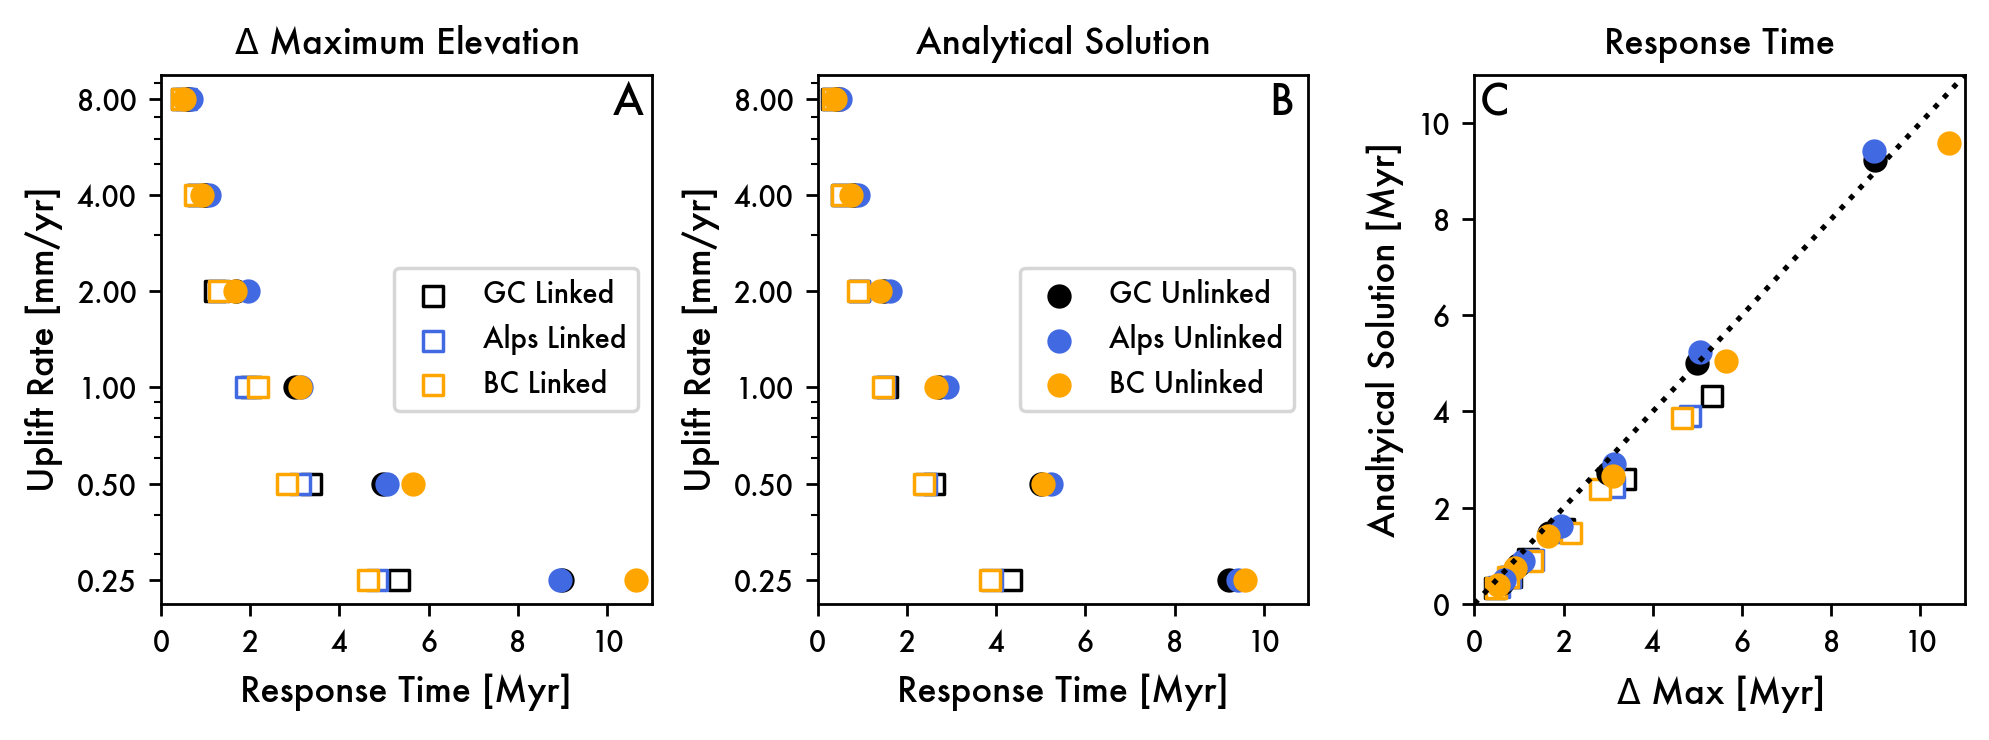

Generate this figure with Python:
#!/usr/bin/env python3
# -*- coding: utf-8 -*-
"""
Created on Sun Jan  8 13:42:31 2023

@author: aforte
"""

import sys
sys.path.insert(0,'/Users/aforte/Documents/GitHub/snowmelt_orography')
import stimpy as st
import os
import matplotlib.ticker
import matplotlib.pyplot as plt
import numpy as np
import pandas as pd
from cmcrameri import cm
from matplotlib import colors
from scipy.stats import linregress

def response_time(K,n,m,ka,h,xc,L,Ui,fU):
    # Determine beta
    hmn=(h*m)/n 
    if hmn==1:
        bta = (ka**(-m/n)) * np.log(L/xc)
    else:
        term1=ka**(-m/n)
        term2=(1-hmn)**-1
        term3=L**(1-hmn)
        term4=xc**(1-hmn)
        bta = term1 * term2 * (term3 - term4)
    # Calculate response time
    term1=K**(-1/n)
    term2=Ui**(1/n-1)
    term3=(fU**(1/n)-1)
    term4=(fU-1)**-1
    TU = bta * term1 * term2 * term3 * term4
    return TU


def response_time2(K,n,m,ka,h,xc,L,Uf,ksn0):
    Ui=ksn0**n * K
    fU=Uf/Ui
    # Determine beta
    hmn=(h*m)/n 
    if hmn==1:
        bta = (ka**(-m/n)) * np.log(L/xc)
    else:
        term1=ka**(-m/n)
        term2=(1-hmn)**-1
        term3=L**(1-hmn)
        term4=xc**(1-hmn)
        bta = term1 * term2 * (term3 - term4)
    # Calculate response time
    term1=K**(-1/n)
    term2=Ui**(1/n-1)
    term3=(fU**(1/n)-1)
    term4=(fU-1)**-1
    TU = bta * term1 * term2 * term3 * term4
    return TU

master_location='/Volumes/Choruh/Data/snowmelt_project/model_outputs/'

model_list1U=['gc025u','gc05u','gc1u','gc2u','gc4u','gc8u']
model_list1L=['gc025l','gc05l','gc1l','gc2l','gc4l','gc8l']

model_list2U=['a025u','a05u','a1u','a2u','a4u','a8u']
model_list2L=['a025l','a05l','a1l','a2l','a4l','a8l']

model_list3U=['bc025u','bc05u','bc1u','bc2u','bc4u','bc8u']
model_list3L=['bc025l','bc05l','bc1l','bc2l','bc4l','bc8l']


# Set thresholds for determining empirical steady-state
mx_thresh=0.1
mn_thresh=0.005
# Set colors
gc_col='black'
alps_col='royalblue'
bc_col='orange'

# Set contsants for analytical steady-state
# Generate stream  instance
sObj=st.Stream(50000,25,dx=100,bin_size=2000)
x=sObj.length-sObj.x
A=sObj.A - sObj.Ac
[slp,yint,r,p,se]=linregress(np.log10(x[0:-1]),np.log10(A[0:-1]))
h=slp
ka=10**yint
xc=(sObj.Ac/ka)**(1/h)
L=50000 + xc # Accounts for both the length of the channel and the hypothetical hillslope
# Read in fits
fit_df=pd.read_csv('ksn_e_fit.csv')
# Convert C and phi to K and n
K=fit_df['K'].to_numpy()
n=fit_df['n'].to_numpy()
m=n*0.5


ksn0=25

# Greater Caucasus
ts1U=[]
dmxz1U=[]
dmnz1U=[]
mxdz1U=[]
u1U=[]
ss_mxz1U=[]
ss_mnz1U=[]
ss_A1U=[]
idx=fit_df['Group']=='GC Unlinked'
K=fit_df.loc[idx,'K'].to_numpy()
n=fit_df.loc[idx,'n'].to_numpy()
for i in range(len(model_list1U)):
    mObj=st.Stim1D(os.path.join(master_location,model_list1U[i]))
    [ts,u,dmxz,dmnz,mxdz]=mObj.calculate_ss()
    mxix=np.nonzero(dmxz<mx_thresh)[0][:1][0]
    mnix=np.nonzero(dmnz<mn_thresh)[0][:1][0]
    ss_mxz1U.append(ts[mxix])
    ss_mnz1U.append(ts[mnix])
    ts1U.append(ts)
    dmxz1U.append(dmxz)
    dmnz1U.append(dmnz)
    mxdz1U.append(mxdz)
    u1U.append(u)
    TU=response_time2(K,n,n/2,ka,h,xc,L,u,ksn0)/1e6
    ss_A1U.append(TU)
    
ts1L=[]
dmxz1L=[]
dmnz1L=[]
mxdz1L=[]
u1L=[]
ss_mxz1L=[]
ss_mnz1L=[]
ss_A1L=[]
idx=fit_df['Group']=='GC Linked'
K=fit_df.loc[idx,'K'].to_numpy()
n=fit_df.loc[idx,'n'].to_numpy()
for i in range(len(model_list1L)):
    mObj=st.Stim1D(os.path.join(master_location,model_list1L[i]))
    [ts,u,dmxz,dmnz,mxdz]=mObj.calculate_ss()
    mxix=np.nonzero(dmxz<mx_thresh)[0][:1][0]
    mnix=np.nonzero(dmnz<mn_thresh)[0][:1][0]
    ss_mxz1L.append(ts[mxix])
    ss_mnz1L.append(ts[mnix])
    ts1L.append(ts)
    dmxz1L.append(dmxz)
    dmnz1L.append(dmnz)
    mxdz1L.append(mxdz)
    u1L.append(u)
    TU=response_time2(K,n,n/2,ka,h,xc,L,u,ksn0)/1e6
    ss_A1L.append(TU)
    
# Alps
ts2U=[]
dmxz2U=[]
dmnz2U=[]
mxdz2U=[]
u2U=[]
ss_mxz2U=[]
ss_mnz2U=[]
ss_A2U=[]
idx=fit_df['Group']=='Alps Unlinked'
K=fit_df.loc[idx,'K'].to_numpy()
n=fit_df.loc[idx,'n'].to_numpy()
for i in range(len(model_list2U)):
    mObj=st.Stim1D(os.path.join(master_location,model_list2U[i]))
    [ts,u,dmxz,dmnz,mxdz]=mObj.calculate_ss()
    mxix=np.nonzero(dmxz<mx_thresh)[0][:1][0]
    mnix=np.nonzero(dmnz<mn_thresh)[0][:1][0]
    ss_mxz2U.append(ts[mxix])
    ss_mnz2U.append(ts[mnix])
    ts2U.append(ts)
    dmxz2U.append(dmxz)
    dmnz2U.append(dmnz)
    mxdz2U.append(mxdz)
    u2U.append(u)
    TU=response_time2(K,n,n/2,ka,h,xc,L,u,ksn0)/1e6
    ss_A2U.append(TU)
    
ts2L=[]
dmxz2L=[]
dmnz2L=[]
mxdz2L=[]
u2L=[]
ss_mxz2L=[]
ss_mnz2L=[]
ss_A2L=[]
idx=fit_df['Group']=='Alps Linked'
K=fit_df.loc[idx,'K'].to_numpy()
n=fit_df.loc[idx,'n'].to_numpy()
for i in range(len(model_list2L)):
    mObj=st.Stim1D(os.path.join(master_location,model_list2L[i]))
    [ts,u,dmxz,dmnz,mxdz]=mObj.calculate_ss()
    mxix=np.nonzero(dmxz<mx_thresh)[0][:1][0]
    mnix=np.nonzero(dmnz<mn_thresh)[0][:1][0]
    ss_mxz2L.append(ts[mxix])
    ss_mnz2L.append(ts[mnix])
    ts2L.append(ts)
    dmxz2L.append(dmxz)
    dmnz2L.append(dmnz)
    mxdz2L.append(mxdz)
    u2L.append(u)
    TU=response_time2(K,n,n/2,ka,h,xc,L,u,ksn0)/1e6
    ss_A2L.append(TU)

# BC
ts3U=[]
dmxz3U=[]
dmnz3U=[]
mxdz3U=[]
u3U=[]
ss_mxz3U=[]
ss_mnz3U=[]
ss_A3U=[]
idx=fit_df['Group']=='BC Unlinked'
K=fit_df.loc[idx,'K'].to_numpy()
n=fit_df.loc[idx,'n'].to_numpy()
for i in range(len(model_list3U)):
    mObj=st.Stim1D(os.path.join(master_location,model_list3U[i]))
    [ts,u,dmxz,dmnz,mxdz]=mObj.calculate_ss()
    mxix=np.nonzero(dmxz<mx_thresh)[0][:1][0]
    mnix=np.nonzero(dmnz<mn_thresh)[0][:1][0]
    ss_mxz3U.append(ts[mxix])
    ss_mnz3U.append(ts[mnix])
    ts3U.append(ts)
    dmxz3U.append(dmxz)
    dmnz3U.append(dmnz)
    mxdz3U.append(mxdz)
    u3U.append(u)
    TU=response_time2(K,n,n/2,ka,h,xc,L,u,ksn0)/1e6
    ss_A3U.append(TU)
    
ts3L=[]
dmxz3L=[]
dmnz3L=[]
mxdz3L=[]
u3L=[]
ss_mxz3L=[]
ss_mnz3L=[]
ss_A3L=[]
idx=fit_df['Group']=='BC Linked'
K=fit_df.loc[idx,'K'].to_numpy()
n=fit_df.loc[idx,'n'].to_numpy()
for i in range(len(model_list3L)):
    mObj=st.Stim1D(os.path.join(master_location,model_list3L[i]))
    [ts,u,dmxz,dmnz,mxdz]=mObj.calculate_ss()
    mxix=np.nonzero(dmxz<mx_thresh)[0][:1][0]
    mnix=np.nonzero(dmnz<mn_thresh)[0][:1][0]
    ss_mxz3L.append(ts[mxix])
    ss_mnz3L.append(ts[mnix])
    ts3L.append(ts)
    dmxz3L.append(dmxz)
    dmnz3L.append(dmnz)
    mxdz3L.append(mxdz)
    u3L.append(u)
    TU=response_time2(K,n,n/2,ka,h,xc,L,u,ksn0)/1e6
    ss_A3L.append(TU)

# Generate supplemental figure
SMALL_SIZE = 8
MEDIUM_SIZE = 10
BIGGER_SIZE = 12
plt.rc('font', size=SMALL_SIZE,family='Futura')          # controls default text sizes
plt.rc('axes', titlesize=MEDIUM_SIZE)     # fontsize of the axes title
plt.rc('axes', labelsize=MEDIUM_SIZE)    # fontsize of the x and y labels
plt.rc('xtick', labelsize=SMALL_SIZE)    # fontsize of the tick labels
plt.rc('ytick', labelsize=SMALL_SIZE)    # fontsize of the tick labels
plt.rc('legend', fontsize=SMALL_SIZE)    # legend fontsize
plt.rc('figure', titlesize=BIGGER_SIZE)  # fontsize of the figure title

time_ticks=np.arange(0,12,2)

# Start Plot    
f1=plt.figure(figsize=(8,3))
f1.set_dpi(250)
ax1=plt.subplot(1,3,1)
ax1.set_xlabel('Response Time [Myr]')
ax1.set_ylabel('Uplift Rate [mm/yr]')
ax1.set_yscale('log')
ax1.set_yticks([0.25,0.5,1,2,4,8])
ax1.get_yaxis().set_major_formatter(matplotlib.ticker.ScalarFormatter())
ax1.set_xticks(time_ticks)
ax1.set_xlim((0,11))
plt.title(r'$\Delta$ Maximum Elevation')

ax2=plt.subplot(1,3,2)
ax2.set_xlabel('Response Time [Myr]')
ax2.set_ylabel('Uplift Rate [mm/yr]')
ax2.set_yscale('log')
ax2.set_yticks([0.25,0.5,1,2,4,8])
ax2.get_yaxis().set_major_formatter(matplotlib.ticker.ScalarFormatter())
ax2.set_xticks(time_ticks)
ax2.set_xlim((0,11))
plt.title(r'$\Delta$ Mean Elevation')

ax3=plt.subplot(1,3,3)
ax3.set_xlabel(r'$\Delta$ Max [Myr]')
ax3.set_ylabel(r'$\Delta$ Mean [Myr]')
plt.title('Response Time')
ax3.plot([0,11],[0,11],c='k',linestyle=':')
ax3.set_xticks(time_ticks)
ax3.set_xlim((0,11))
ax3.set_yticks(time_ticks)
ax3.set_ylim((0,11))


for i in range(len(model_list1L)):
    # Max Z
    ax1.scatter(ss_mxz1L[i],u1L[i]*1000,c='w',marker='s',edgecolor=gc_col)
    ax1.scatter(ss_mxz2L[i],u2L[i]*1000,c='w',marker='s',edgecolor=alps_col)
    ax1.scatter(ss_mxz3L[i],u3L[i]*1000,c='w',marker='s',edgecolor=bc_col)
    # Mean Z
    ax2.scatter(ss_mnz1L[i],u1L[i]*1000,c='w',marker='s',edgecolor=gc_col)
    ax2.scatter(ss_mnz2L[i],u2L[i]*1000,c='w',marker='s',edgecolor=alps_col)
    ax2.scatter(ss_mnz3L[i],u3L[i]*1000,c='w',marker='s',edgecolor=bc_col)
    # Compare
    ax3.scatter(ss_mxz1L[i],ss_mnz1L[i],c='w',marker='s',edgecolor=gc_col)
    ax3.scatter(ss_mxz2L[i],ss_mnz2L[i],c='w',marker='s',edgecolor=alps_col)
    ax3.scatter(ss_mxz3L[i],ss_mnz3L[i],c='w',marker='s',edgecolor=bc_col)

for i in range(len(model_list1U)):
    # Max Z
    ax1.scatter(ss_mxz1U[i],u1U[i]*1000,c=gc_col,marker='o')
    ax1.scatter(ss_mxz2U[i],u2U[i]*1000,c=alps_col,marker='o')
    ax1.scatter(ss_mxz3U[i],u3U[i]*1000,c=bc_col,marker='o')
    # Mean Z
    ax2.scatter(ss_mnz1U[i],u1U[i]*1000,c=gc_col,marker='o')
    ax2.scatter(ss_mnz2U[i],u2U[i]*1000,c=alps_col,marker='o')
    ax2.scatter(ss_mnz3U[i],u3U[i]*1000,c=bc_col,marker='o')
    # Compare
    ax3.scatter(ss_mxz1U[i],ss_mnz1U[i],c=gc_col,marker='o')
    ax3.scatter(ss_mxz2U[i],ss_mnz2U[i],c=alps_col,marker='o')
    ax3.scatter(ss_mxz3U[i],ss_mnz3U[i],c=bc_col,marker='o')

ax1.text(0.92, 0.99, 'A',
        horizontalalignment='left',
        verticalalignment='top',
        transform=ax1.transAxes,
        fontsize=12,fontweight='extra bold')

ax2.text(0.92, 0.99, 'B',
        horizontalalignment='left',
        verticalalignment='top',
        transform=ax2.transAxes,
        fontsize=12,fontweight='extra bold')

ax3.text(0.01, 0.99, 'C',
        horizontalalignment='left',
        verticalalignment='top',
        transform=ax3.transAxes,
        fontsize=12,fontweight='extra bold') 
plt.tight_layout()    


f2=plt.figure(figsize=(8,3))
f2.set_dpi(250)
ax1=plt.subplot(1,3,1)
ax1.set_xlabel('Response Time [Myr]')
ax1.set_ylabel('Uplift Rate [mm/yr]')
ax1.set_yscale('log')
ax1.set_yticks([0.25,0.5,1,2,4,8])
ax1.get_yaxis().set_major_formatter(matplotlib.ticker.ScalarFormatter())
ax1.set_xticks(time_ticks)
ax1.set_xlim((0,11))
plt.title(r'$\Delta$ Maximum Elevation')

ax2=plt.subplot(1,3,2)
ax2.set_xlabel('Response Time [Myr]')
ax2.set_yscale('log')
ax2.set_yticks([0.25,0.5,1,2,4,8])
ax2.get_yaxis().set_major_formatter(matplotlib.ticker.ScalarFormatter())
ax2.set_xticks(time_ticks)
ax2.set_xlim((0,11))
ax2.set_ylabel('Uplift Rate [mm/yr]')
plt.title('Analytical Solution')

ax3=plt.subplot(1,3,3)
ax3.set_xlabel(r'$\Delta$ Max [Myr]')
ax3.set_ylabel('Analtyical Solution [Myr]')
plt.title('Response Time')
ax3.plot([0,11],[0,11],c='k',linestyle=':')
ax3.set_xticks(time_ticks)
ax3.set_xlim((0,11))
ax3.set_yticks(time_ticks)
ax3.set_ylim((0,11))

for i in range(len(model_list1L)):
    if i==0:
        # Max Z
        ax1.scatter(ss_mxz1L[i],u1L[i]*1000,c='w',marker='s',edgecolor=gc_col,label='GC Linked')
        ax1.scatter(ss_mxz2L[i],u2L[i]*1000,c='w',marker='s',edgecolor=alps_col,label='Alps Linked')
        ax1.scatter(ss_mxz3L[i],u3L[i]*1000,c='w',marker='s',edgecolor=bc_col,label='BC Linked')
        # Analytical
        ax2.scatter(ss_A1L[i],u1L[i]*1000,c='w',marker='s',edgecolor=gc_col)
        ax2.scatter(ss_A2L[i],u2L[i]*1000,c='w',marker='s',edgecolor=alps_col)
        ax2.scatter(ss_A3L[i],u3L[i]*1000,c='w',marker='s',edgecolor=bc_col)
        # Compare
        ax3.scatter(ss_mxz1L[i],ss_A1L[i],c='w',marker='s',edgecolor=gc_col)
        ax3.scatter(ss_mxz2L[i],ss_A2L[i],c='w',marker='s',edgecolor=alps_col)
        ax3.scatter(ss_mxz3L[i],ss_A3L[i],c='w',marker='s',edgecolor=bc_col)
        
    else:
        # Max Z
        ax1.scatter(ss_mxz1L[i],u1L[i]*1000,c='w',marker='s',edgecolor=gc_col)
        ax1.scatter(ss_mxz2L[i],u2L[i]*1000,c='w',marker='s',edgecolor=alps_col)
        ax1.scatter(ss_mxz3L[i],u3L[i]*1000,c='w',marker='s',edgecolor=bc_col)
        # Analytical
        ax2.scatter(ss_A1L[i],u1L[i]*1000,c='w',marker='s',edgecolor=gc_col)
        ax2.scatter(ss_A2L[i],u2L[i]*1000,c='w',marker='s',edgecolor=alps_col)
        ax2.scatter(ss_A3L[i],u3L[i]*1000,c='w',marker='s',edgecolor=bc_col)
        # Compare
        ax3.scatter(ss_mxz1L[i],ss_A1L[i],c='w',marker='s',edgecolor=gc_col)
        ax3.scatter(ss_mxz2L[i],ss_A2L[i],c='w',marker='s',edgecolor=alps_col)
        ax3.scatter(ss_mxz3L[i],ss_A3L[i],c='w',marker='s',edgecolor=bc_col)

for i in range(len(model_list1U)):
    if i==0:
        # Max Z
        ax1.scatter(ss_mxz1U[i],u1U[i]*1000,c=gc_col,marker='o')
        ax1.scatter(ss_mxz2U[i],u2U[i]*1000,c=alps_col,marker='o')
        ax1.scatter(ss_mxz3U[i],u3U[i]*1000,c=bc_col,marker='o')
        # Analytical
        ax2.scatter(ss_A1U[i],u1U[i]*1000,c=gc_col,marker='o',label='GC Unlinked')
        ax2.scatter(ss_A2U[i],u2U[i]*1000,c=alps_col,marker='o',label='Alps Unlinked')
        ax2.scatter(ss_A3U[i],u3U[i]*1000,c=bc_col,marker='o',label='BC Unlinked')
        # Compare
        ax3.scatter(ss_mxz1U[i],ss_A1U[i],c=gc_col,marker='o')
        ax3.scatter(ss_mxz2U[i],ss_A2U[i],c=alps_col,marker='o')
        ax3.scatter(ss_mxz3U[i],ss_A3U[i],c=bc_col,marker='o')        
    else:
        # Max Z
        ax1.scatter(ss_mxz1U[i],u1U[i]*1000,c=gc_col,marker='o')
        ax1.scatter(ss_mxz2U[i],u2U[i]*1000,c=alps_col,marker='o')
        ax1.scatter(ss_mxz3U[i],u3U[i]*1000,c=bc_col,marker='o')
        # Analytical
        ax2.scatter(ss_A1U[i],u1U[i]*1000,c=gc_col,marker='o')
        ax2.scatter(ss_A2U[i],u2U[i]*1000,c=alps_col,marker='o')
        ax2.scatter(ss_A3U[i],u3U[i]*1000,c=bc_col,marker='o')
        # Compare
        ax3.scatter(ss_mxz1U[i],ss_A1U[i],c=gc_col,marker='o')
        ax3.scatter(ss_mxz2U[i],ss_A2U[i],c=alps_col,marker='o')
        ax3.scatter(ss_mxz3U[i],ss_A3U[i],c=bc_col,marker='o')

ax1.text(0.92, 0.99, 'A',
        horizontalalignment='left',
        verticalalignment='top',
        transform=ax1.transAxes,
        fontsize=12,fontweight='extra bold')
ax1.legend(loc='center right')

ax2.text(0.92, 0.99, 'B',
        horizontalalignment='left',
        verticalalignment='top',
        transform=ax2.transAxes,
        fontsize=12,fontweight='extra bold')
ax2.legend(loc='center right')

ax3.text(0.01, 0.99, 'C',
        horizontalalignment='left',
        verticalalignment='top',
        transform=ax3.transAxes,
        fontsize=12,fontweight='extra bold') 

plt.tight_layout()

f3=plt.figure(figsize=(8,3))
f3.set_dpi(250)
ax1=plt.subplot(1,3,1)
ax1.set_xlabel('Response Time [Myr]')
ax1.set_ylabel('Uplift Rate [mm/yr]')
ax1.set_yscale('log')
ax1.set_yticks([0.25,0.5,1,2,4,8])
ax1.get_yaxis().set_major_formatter(matplotlib.ticker.ScalarFormatter())
ax1.set_xticks(time_ticks)
ax1.set_xlim((0,11))
plt.title(r'$\Delta$ Mean Elevation')

ax2=plt.subplot(1,3,2)
ax2.set_xlabel('Response Time [Myr]')
ax2.set_yscale('log')
ax2.set_yticks([0.25,0.5,1,2,4,8])
ax2.get_yaxis().set_major_formatter(matplotlib.ticker.ScalarFormatter())
ax2.set_xticks(time_ticks)
ax2.set_xlim((0,11))
ax2.set_ylabel('Uplift Rate [mm/yr]')
plt.title('Analytical Solution')

ax3=plt.subplot(1,3,3)
ax3.set_xlabel(r'$\Delta$ Mean [Myr]')
ax3.set_ylabel('Analtyical Solution [Myr]')
plt.title('Response Time')
ax3.plot([0,11],[0,11],c='k',linestyle=':')
ax3.set_xticks(time_ticks)
ax3.set_xlim((0,11))
ax3.set_yticks(time_ticks)
ax3.set_ylim((0,11))

for i in range(len(model_list1L)):
    if i==0:
        # Max Z
        ax1.scatter(ss_mnz1L[i],u1L[i]*1000,c='w',marker='s',edgecolor=gc_col,label='GC-Linked')
        ax1.scatter(ss_mnz2L[i],u2L[i]*1000,c='w',marker='s',edgecolor=alps_col,label='Alps-Linked')
        ax1.scatter(ss_mnz3L[i],u3L[i]*1000,c='w',marker='s',edgecolor=bc_col,label='BC-Linked')
        # Analytical
        ax2.scatter(ss_A1L[i],u1L[i]*1000,c='w',marker='s',edgecolor=gc_col)
        ax2.scatter(ss_A2L[i],u2L[i]*1000,c='w',marker='s',edgecolor=alps_col)
        ax2.scatter(ss_A3L[i],u3L[i]*1000,c='w',marker='s',edgecolor=bc_col)
        # Compare
        ax3.scatter(ss_mnz1L[i],ss_A1L[i],c='w',marker='s',edgecolor=gc_col)
        ax3.scatter(ss_mnz2L[i],ss_A2L[i],c='w',marker='s',edgecolor=alps_col)
        ax3.scatter(ss_mnz3L[i],ss_A3L[i],c='w',marker='s',edgecolor=bc_col)
        
    else:
        # Max Z
        ax1.scatter(ss_mnz1L[i],u1L[i]*1000,c='w',marker='s',edgecolor=gc_col)
        ax1.scatter(ss_mnz2L[i],u2L[i]*1000,c='w',marker='s',edgecolor=alps_col)
        ax1.scatter(ss_mnz3L[i],u3L[i]*1000,c='w',marker='s',edgecolor=bc_col)
        # Analytical
        ax2.scatter(ss_A1L[i],u1L[i]*1000,c='w',marker='s',edgecolor=gc_col)
        ax2.scatter(ss_A2L[i],u2L[i]*1000,c='w',marker='s',edgecolor=alps_col)
        ax2.scatter(ss_A3L[i],u3L[i]*1000,c='w',marker='s',edgecolor=bc_col)
        # Compare
        ax3.scatter(ss_mnz1L[i],ss_A1L[i],c='w',marker='s',edgecolor=gc_col)
        ax3.scatter(ss_mnz2L[i],ss_A2L[i],c='w',marker='s',edgecolor=alps_col)
        ax3.scatter(ss_mnz3L[i],ss_A3L[i],c='w',marker='s',edgecolor=bc_col)

for i in range(len(model_list1U)):
    if i==0:
        # Max Z
        ax1.scatter(ss_mnz1U[i],u1U[i]*1000,c=gc_col,marker='o')
        ax1.scatter(ss_mnz2U[i],u2U[i]*1000,c=alps_col,marker='o')
        ax1.scatter(ss_mnz3U[i],u3U[i]*1000,c=bc_col,marker='o')
        # Analytical
        ax2.scatter(ss_A1U[i],u1U[i]*1000,c=gc_col,marker='o',label='GC-Unlinked')
        ax2.scatter(ss_A2U[i],u2U[i]*1000,c=alps_col,marker='o',label='Alps-Unlinked')
        ax2.scatter(ss_A3U[i],u3U[i]*1000,c=bc_col,marker='o',label='BC-Unlinked')
        # Compare
        ax3.scatter(ss_mnz1U[i],ss_A1U[i],c=gc_col,marker='o')
        ax3.scatter(ss_mnz2U[i],ss_A2U[i],c=alps_col,marker='o')
        ax3.scatter(ss_mnz3U[i],ss_A3U[i],c=bc_col,marker='o')        
    else:
        # Max Z
        ax1.scatter(ss_mnz1U[i],u1U[i]*1000,c=gc_col,marker='o')
        ax1.scatter(ss_mnz2U[i],u2U[i]*1000,c=alps_col,marker='o')
        ax1.scatter(ss_mnz3U[i],u3U[i]*1000,c=bc_col,marker='o')
        # Analytical
        ax2.scatter(ss_A1U[i],u1U[i]*1000,c=gc_col,marker='o')
        ax2.scatter(ss_A2U[i],u2U[i]*1000,c=alps_col,marker='o')
        ax2.scatter(ss_A3U[i],u3U[i]*1000,c=bc_col,marker='o')
        # Compare
        ax3.scatter(ss_mnz1U[i],ss_A1U[i],c=gc_col,marker='o')
        ax3.scatter(ss_mnz2U[i],ss_A2U[i],c=alps_col,marker='o')
        ax3.scatter(ss_mnz3U[i],ss_A3U[i],c=bc_col,marker='o')

ax1.text(0.92, 0.99, 'A',
        horizontalalignment='left',
        verticalalignment='top',
        transform=ax1.transAxes,
        fontsize=12,fontweight='extra bold')
ax1.legend(loc='center right')

ax2.text(0.92, 0.99, 'B',
        horizontalalignment='left',
        verticalalignment='top',
        transform=ax2.transAxes,
        fontsize=12,fontweight='extra bold')
ax2.legend(loc='center right')

ax3.text(0.01, 0.99, 'C',
        horizontalalignment='left',
        verticalalignment='top',
        transform=ax3.transAxes,
        fontsize=12,fontweight='extra bold') 
    
plt.tight_layout()
plt.rcdefaults()

f2.savefig('figure_11.pdf',dpi="figure")

